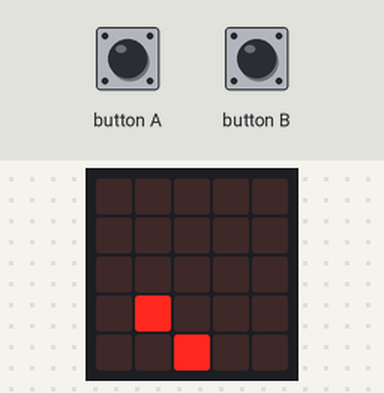
A program run on a simulated BBC micro:bit (MakeCode). Parts: the board's 5×5 LED display. Inputs (shaded band) come from the test bench. Random numbers come from a fixed seed; the run ends where the board's game-over animation would start. At 7.3 s the program stops and its outputs stay as they are.

Above: at 1.6 s.
1.7 s: button A pressed for 0.15 s
At 1.7 s:
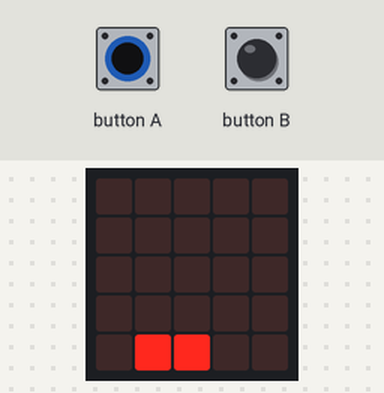
At 2.2 s:
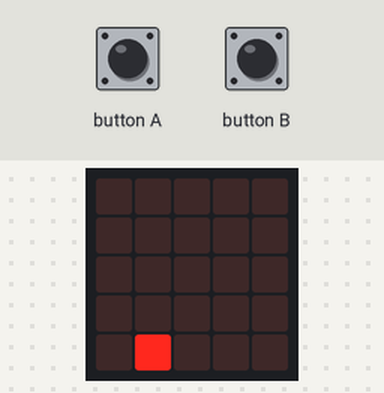
2.4 s: button B pressed for 0.15 s
At 7.5 s:
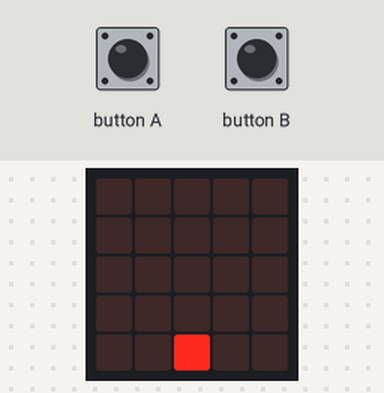
Timing chart, 0 to 8.8 s (numbered marks = the images above; inputs shaded):
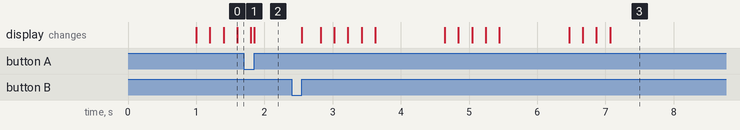

The program:

main.ts
```typescript
input.onButtonPressed(Button.A, function () {
    jokalari.move(-1)
})
input.onButtonPressed(Button.B, function () {
    jokalari.move(1)
})
let meteoritoa: game.LedSprite = null
let jokalari: game.LedSprite = null
jokalari = game.createSprite(2, 4)
basic.forever(function () {
    basic.pause(1000)
    meteoritoa = game.createSprite(randint(0, 4), 0)
    for (let index = 0; index < 4; index++) {
        meteoritoa.change(LedSpriteProperty.Y, 1)
        basic.pause(200)
    }
    if (meteoritoa.isTouching(jokalari)) {
        game.gameOver()
    }
    if (meteoritoa.isTouchingEdge()) {
        game.setScore(1)
        meteoritoa.delete()
    }
})
```

test.ts
```typescript
// aquí va el archivo "tests"; esto no se compilará cuando este paquete se utilice como una extensión.
```
